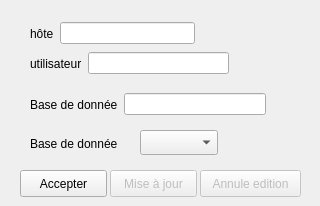
<?xml version="1.0" encoding="UTF-8"?>
<ui version="4.0">
 <class>Form</class>
 <widget class="QWidget" name="Form">
  <property name="geometry">
   <rect>
    <x>0</x>
    <y>0</y>
    <width>320</width>
    <height>206</height>
   </rect>
  </property>
  <property name="windowTitle">
   <string>Form</string>
  </property>
  <widget class="QWidget" name="layoutWidget">
   <property name="geometry">
    <rect>
     <x>30</x>
     <y>20</y>
     <width>165</width>
     <height>27</height>
    </rect>
   </property>
   <layout class="QHBoxLayout" name="horizontalLayout">
    <item>
     <widget class="QLabel" name="label_2">
      <property name="text">
       <string>hôte</string>
      </property>
     </widget>
    </item>
    <item>
     <widget class="QLineEdit" name="editHostName">
      <property name="text">
       <string/>
      </property>
     </widget>
    </item>
   </layout>
  </widget>
  <widget class="QWidget" name="layoutWidget">
   <property name="geometry">
    <rect>
     <x>30</x>
     <y>50</y>
     <width>199</width>
     <height>27</height>
    </rect>
   </property>
   <layout class="QHBoxLayout" name="horizontalLayout_3">
    <item>
     <widget class="QLabel" name="label">
      <property name="text">
       <string>utilisateur</string>
      </property>
     </widget>
    </item>
    <item>
     <widget class="QLineEdit" name="editUserName">
      <property name="text">
       <string/>
      </property>
     </widget>
    </item>
   </layout>
  </widget>
  <widget class="QWidget" name="layoutWidget">
   <property name="geometry">
    <rect>
     <x>30</x>
     <y>90</y>
     <width>236</width>
     <height>29</height>
    </rect>
   </property>
   <layout class="QHBoxLayout" name="horizontalLayout_2">
    <item>
     <widget class="QLabel" name="label_3">
      <property name="text">
       <string>Base de donnée</string>
      </property>
     </widget>
    </item>
    <item>
     <widget class="QLineEdit" name="editBDName">
      <property name="text">
       <string/>
      </property>
     </widget>
    </item>
   </layout>
  </widget>
  <widget class="QPushButton" name="pushButton_Valid">
   <property name="geometry">
    <rect>
     <x>20</x>
     <y>170</y>
     <width>87</width>
     <height>27</height>
    </rect>
   </property>
   <property name="text">
    <string>Accepter</string>
   </property>
  </widget>
  <widget class="QPushButton" name="pushButton_Update">
   <property name="enabled">
    <bool>false</bool>
   </property>
   <property name="geometry">
    <rect>
     <x>110</x>
     <y>170</y>
     <width>87</width>
     <height>27</height>
    </rect>
   </property>
   <property name="text">
    <string>Mise à jour</string>
   </property>
  </widget>
  <widget class="QComboBox" name="comboBox_listDB">
   <property name="geometry">
    <rect>
     <x>140</x>
     <y>130</y>
     <width>78</width>
     <height>25</height>
    </rect>
   </property>
  </widget>
  <widget class="QLabel" name="label_4">
   <property name="geometry">
    <rect>
     <x>30</x>
     <y>130</y>
     <width>98</width>
     <height>27</height>
    </rect>
   </property>
   <property name="text">
    <string>Base de donnée</string>
   </property>
  </widget>
  <widget class="QPushButton" name="pushButton_Cancel">
   <property name="enabled">
    <bool>false</bool>
   </property>
   <property name="geometry">
    <rect>
     <x>200</x>
     <y>170</y>
     <width>101</width>
     <height>27</height>
    </rect>
   </property>
   <property name="text">
    <string>Annule edition</string>
   </property>
  </widget>
  <zorder>layoutWidget</zorder>
  <zorder>layoutWidget</zorder>
  <zorder>layoutWidget</zorder>
  <zorder>pushButton_Valid</zorder>
  <zorder>pushButton_Update</zorder>
  <zorder>label_3</zorder>
  <zorder>label_2</zorder>
  <zorder>label</zorder>
  <zorder>label_2</zorder>
  <zorder>comboBox_listDB</zorder>
  <zorder>label_4</zorder>
  <zorder>pushButton_Cancel</zorder>
 </widget>
 <resources/>
 <connections/>
</ui>
